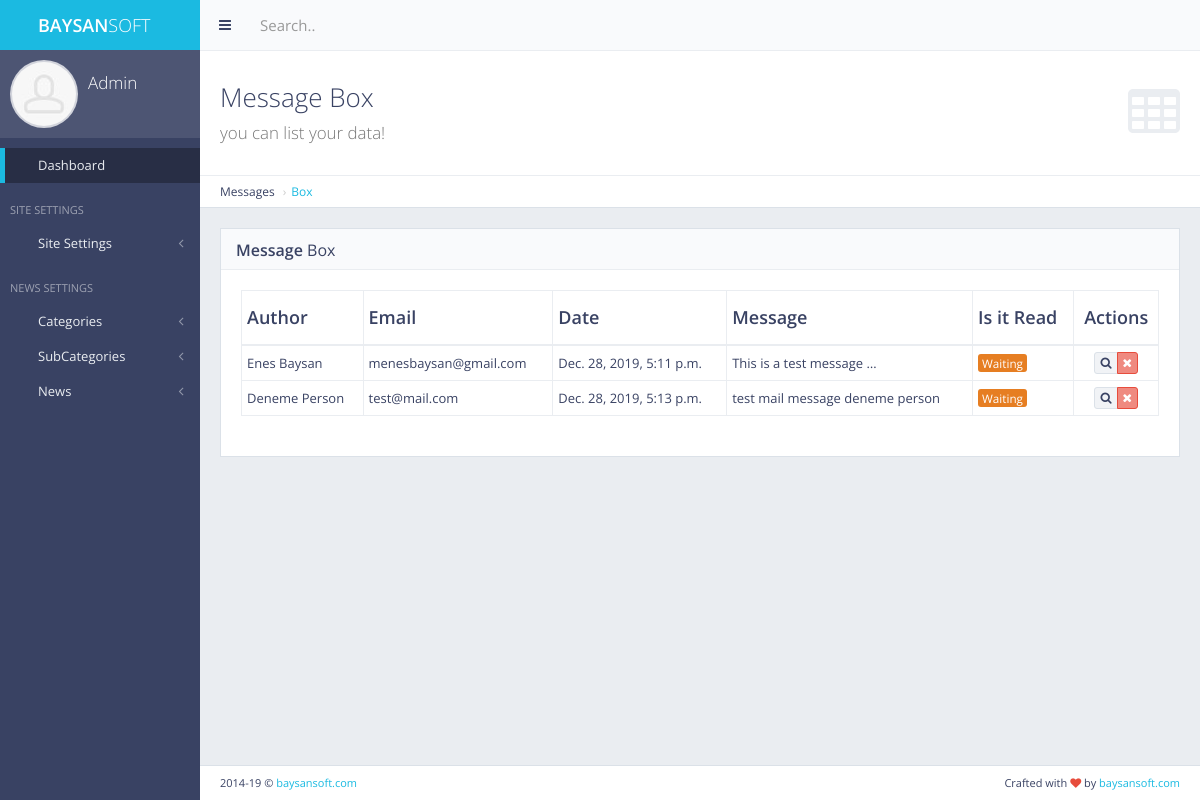
Page /panel/message_box/ (signed in) on the earlier database version.
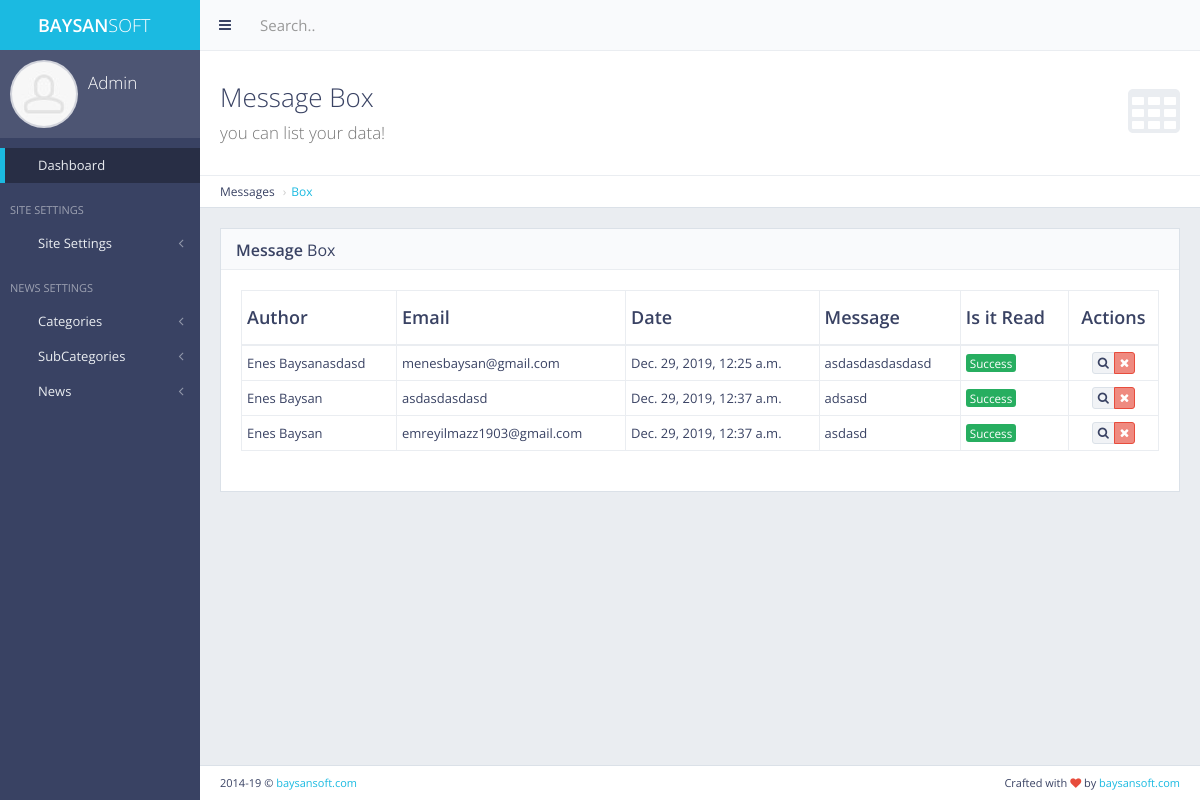
Same page on the later database version.
### main/models.py (models this page shows, shortened)
class ContactForm(models.Model):
    name = models.CharField(max_length=255)
    email = models.CharField(max_length=255)
    message = models.TextField()
    date = models.DateTimeField(auto_now_add=True, null=True, blank=False)
    is_it_read = models.BooleanField(default=False)

### panel/views.py (the view, shortened to what this page needs)
# urls.py: path('message_box/', views.message_box, name='message_box'),
def message_box(request):
    if not request.user.is_authenticated:
        return redirect('main:my_login')
    messages = ContactForm.objects.all()
    context = {
        'messages': messages,
    }
    return render(request, 'back/message_box.html', context=context)

### category/context_processor.py (called while the page is built)
def get_categories(request):  # template'a direkt veri yolluyor
    get_categories = Category.objects.all()
    return dict(
        get_categories=get_categories)  # get_categories diyerek direkt template'den çağırabiliriz. Sözlük olarak döndürür.

### main/context_processors.py (called while the page is built)
def get_site_settings(request):
    site = Main.objects.first()
    return dict(site_settings=site)

### news/context_processors.py (called while the page is built)
def get_last_news(request):
    get_last_news = News.objects.all().order_by('-date')[:3]
    return dict(get_last_news=get_last_news)

def get_popular_posts(request):  # bu şekilde tek fonksiyon ile 2 veri seti döndürebiliriz
    get_popular_posts = News.objects.all().order_by('-show')
    get_popular_posts_detail = News.objects.all().order_by('-show')[:3]
    get_popular_posts_home = News.objects.all().order_by('-show')[:3]
    return dict(get_popular_posts=get_popular_posts, get_popular_posts_detail=get_popular_posts_detail,
                get_popular_posts_home=get_popular_posts_home)

### subcategory/context_processors.py (called while the page is built)
def get_subcategories(request):
    get_subcategories = SubCategory.objects.all()
    return dict(get_subcategories=get_subcategories)

### templates/back/message_box.html (shortened to what this page needs)
{% extends 'back/layout.html' %}
{% load static %}
{% block body %}
    <div class="content-header">
        <div class="header-section">
            <h1>
                <i class="fa fa-table"></i>Message Box<br><small>you can list your data!</small>
            </h1>
        </div>
    </div>
    <ul class="breadcrumb breadcrumb-top">
        <li>Messages</li>
        <li><a href="{% url 'panel:message_box' %}">Box</a></li>
    </ul>
    <div class="block full">
        <div class="block-title">
            <h2><strong>Message</strong> Box</h2>
        </div>
        <div class="table-responsive">
            <table id="example-datatable" class="table table-vcenter table-condensed table-bordered">
                <thead>
                <tr>
                    <th>Author</th>
                    <th>Email</th>
                    <th>Date</th>
                    <th>Message</th>
                    <th>Is it Read</th>
                    <th class="text-center">Actions</th>
                </tr>
                </thead>
                <tbody>
                {% for message in messages %}
                    <tr>
                        <td>{{ message.name }}</td>
                        <td>{{ message.email }}</td>
                        <td>{{ message.date }}</td>
                        <td>{{ message.message | truncatewords:5 }}</td>
                        <td>
                            {% if message.is_it_read == True %}
                                <span class="label label-success">Success</span>
                            {% else %}
                                <span class="label label-warning">Waiting</span>
                            {% endif %}
                        </td>
                        <td class="text-center">
                            <div class="btn-group">
                                <a href="{% url 'panel:message_box_update' pk=message.pk %}" data-toggle="tooltip"
                                   data-id="{{ message.pk }}" id="show_message_btn" title="Read"
                                   class="btn btn-xs btn-default"><i class="fa fa-search"></i></a>
                                <a href="{% url 'panel:message_box_delete' pk=message.pk %}" data-toggle="tooltip"
                                   title="Delete"
                                   class="btn btn-xs btn-danger" id="{{ message.pk }}"><i
                                        class="fa fa-times"></i></a>
                            </div>
                        </td>
                    </tr>
                {% endfor %}
                </tbody>
            </table>
        </div>
    </div>
{% endblock body %}

Differences in the rows shown:
removed ContactForm: name "Enes Baysan", email "menesbaysan@gmail.com", date "Dec. 28, 2019, 5:11 p.m.", message "This is a test message …", is_it_read "Waiting"
removed ContactForm: name "Deneme Person", email "test@mail.com", date "Dec. 28, 2019, 5:13 p.m.", message "test mail message deneme person", is_it_read "Waiting"
added ContactForm: name "Enes Baysanasdasd", email "menesbaysan@gmail.com", date "Dec. 29, 2019, 12:25 a.m.", message "asdasdasdasdasd", is_it_read "Success"
added ContactForm: name "Enes Baysan", email "asdasdasdasd", date "Dec. 29, 2019, 12:37 a.m.", message "adsasd", is_it_read "Success"
added ContactForm: name "Enes Baysan", email "emreyilmazz1903@gmail.com", date "Dec. 29, 2019, 12:37 a.m.", message "asdasd", is_it_read "Success"
